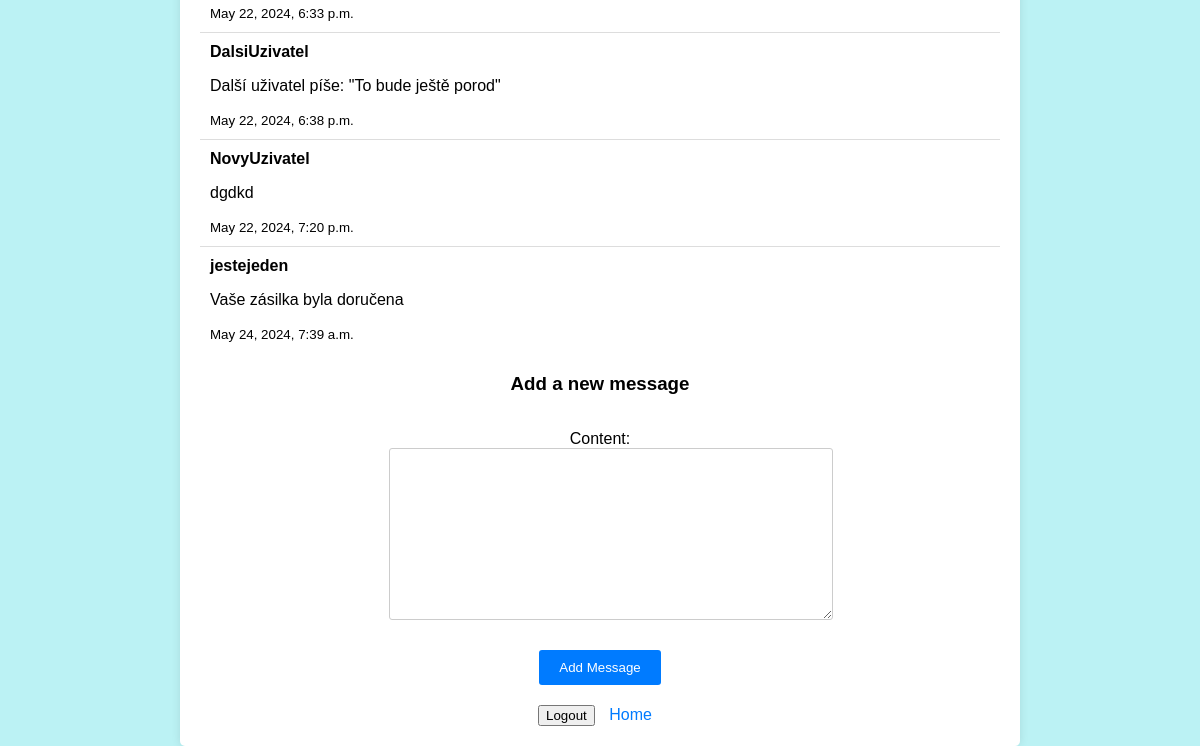
Page /messages/ (signed in, lower part) on the earlier database version.
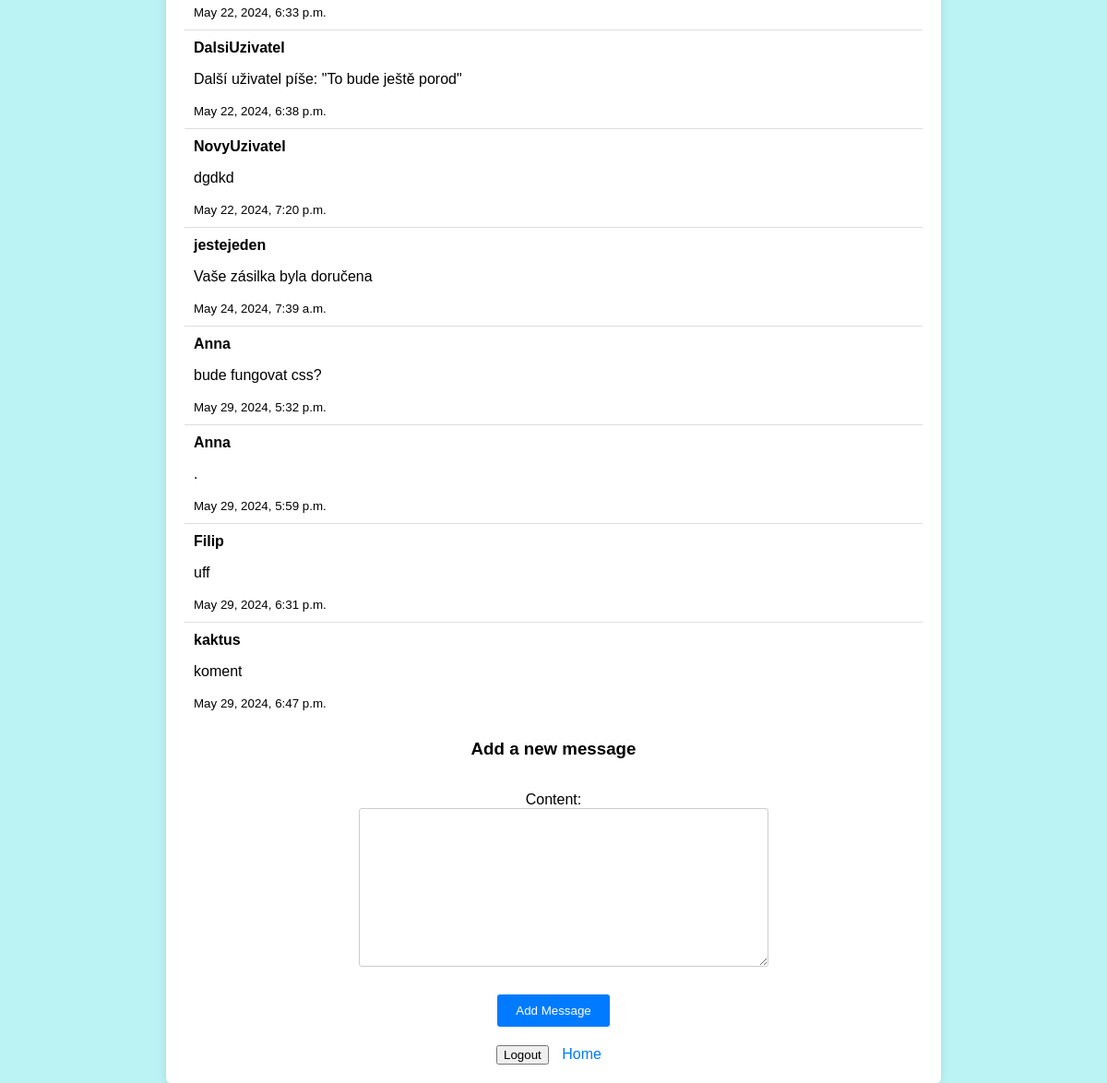
Same page on the later database version.
### myapp/models.py (models this page shows)
class Message(models.Model):
    objects = None
    user = models.ForeignKey(User, on_delete=models.CASCADE)
    content = models.TextField()
    timestamp = models.DateTimeField(auto_now_add=True)

### myapp/views.py (the view)
# urls.py: path('messages/', views.message_list, name='message_list'),
@login_required
def message_list(request):
    messages = Message.objects.all()
    form = MessageForm()
    return render(request, 'message_list.html', {'messages': messages, 'form': form})

### myapp/forms.py
class MessageForm(forms.ModelForm):
    class Meta:
        model = Message
        fields = ['content']

### myapp/templates/message_list.html (shortened to what this page needs)
{% load static %}
<!DOCTYPE html>
<html lang="en">
<head>
    <link rel="stylesheet" href="{% static 'css/message_list.css' %}">
</head>
<body>
    <div class="container">
        <ul class="messages">
            {% for message in messages %}
                <li class="message">
                    <strong>{{ message.user.username }}</strong>
                    <p>{{ message.content }}</p>
                    <small>{{ message.timestamp }}</small>
                </li>
            {% endfor %}
        </ul>
        <div class="add-message">
            <h3>Add a new message</h3>
            <form method="post" action="{% url 'add_message' %}">
                {{ form.as_p }}
                <button type="submit">Add Message</button>
            </form>
        </div>
        <div class="nav-links">
            <form method="post" action="{% url 'logout' %}" class="logout-form">
                <button type="submit">Logout</button>
            </form>
            <a href="{% url 'home' %}">Home</a>
        </div>
    </div>
</body>
</html>

### myapp/static/css/message_list.css (style rules this page uses)
body { font-family: Arial, sans-serif; background-color: #BBF2F4; margin: 0; padding: 0; display: flex; justify-content: center; align-items: center; flex-direction: column; min-height: 100vh; }
.container { background-color: white; padding: 20px; border-radius: 5px; box-shadow: 0 0 10px rgba(0, 0, 0, 0.1); width: 80%; max-width: 800px; margin-top: 20px; }
.messages { list-style-type: none; padding: 0; }
.message { padding: 10px; border-bottom: 1px solid #ddd; }
.message:last-child { border-bottom: none; }
.message strong { display: block; margin-bottom: 5px; }
.add-message { margin-top: 20px; text-align: center; }
.add-message form { display: flex; flex-direction: column; align-items: center; }
.add-message textarea { width: 100%; padding: 10px; border: 1px solid #ccc; border-radius: 3px; margin-bottom: 10px; }
.add-message button { padding: 10px 20px; background-color: #007bff; color: white; border: none; border-radius: 3px; cursor: pointer; }
.nav-links { margin-top: 20px; text-align: center; }
.nav-links a { margin: 0 10px; color: #007bff; text-decoration: none; }
.logout-form { display: inline; }

Differences in the rows shown:
added Message: user.username "Anna", content "bude fungovat css?", timestamp "May 29, 2024, 5:32 p.m."
added Message: user.username "Anna", content ".", timestamp "May 29, 2024, 5:59 p.m."
added Message: user.username "Filip", content "uff", timestamp "May 29, 2024, 6:31 p.m."
added Message: user.username "kaktus", content "koment", timestamp "May 29, 2024, 6:47 p.m."
